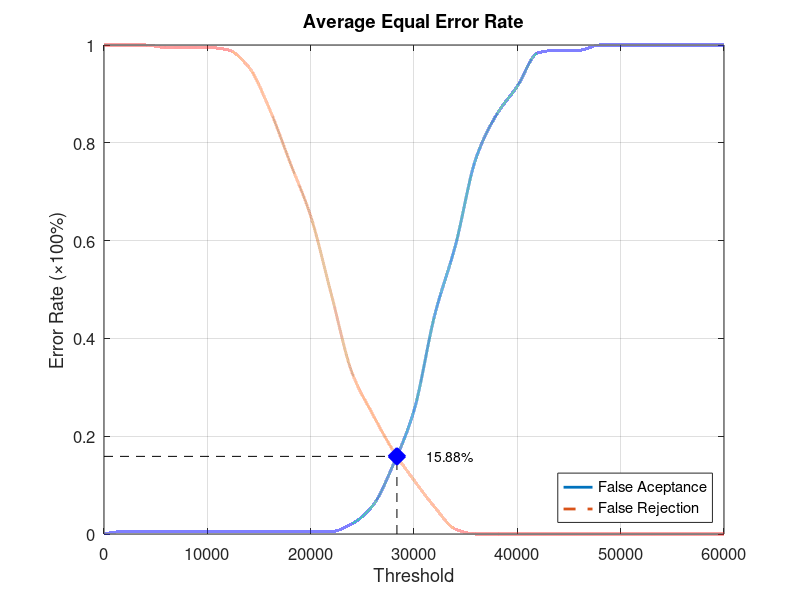
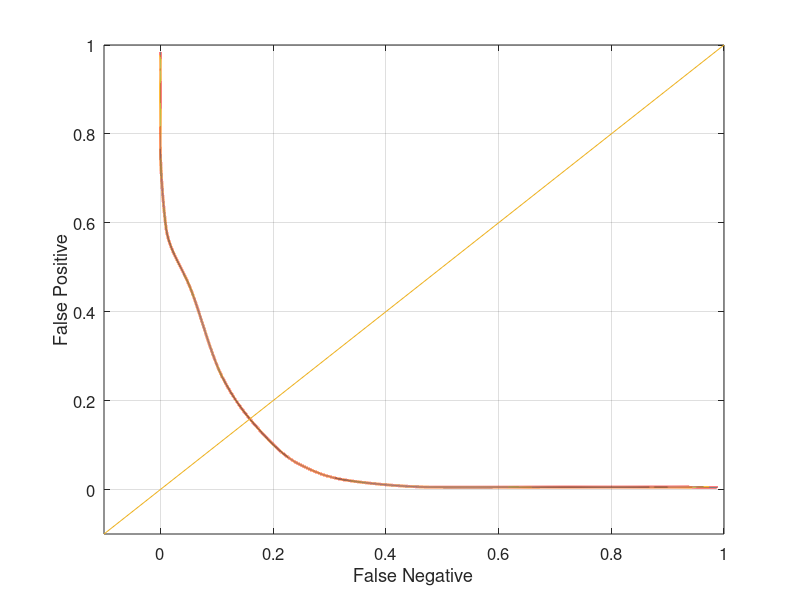

Source code (MATLAB) for these figures, in order:
function yEER = Database3_1
close all;
clear;
clc;
x = 0:2000:60000;
xq = 0:0.5:60000;

y0 = [0 0.00526316 0.00526316 0.00526316 0.00526316 0.00526316 0.00526316 0.00526316 0.00526316 0.00526316 0.00526316 0.00526316 0.0210526 0.0578947 0.142105 0.252632 0.447368 0.589474 0.768421 0.857895 0.915789 0.984211 0.989474 0.989474 1 1 1 1 1 1 1];
yy0 = interp1(x, y0, xq, 'pchip');
y1 = [1 1 1 0.995 0.995 0.995 0.99 0.955 0.87 0.76 0.65 0.49 0.33 0.245 0.17 0.11 0.055 0.01 0 0 0 0 0 0 0 0 0 0 0 0 0];
yy1 = interp1(x, y1, xq, 'pchip');

% Calculating EER: 
y2 = abs(y0 - y1);
find(y2 == min(y2))
yy2 = abs(yy0 - yy1);
xEER = find(yy2 == min(yy2));
xEERIndex = xq(xEER) % X-axis EER
yEER = yy0(xEER) % Y-axis EER

main = figure
plot(xq, yy0,'-','LineWidth', 2);	hold on
plot(xq, yy1,'--','LineWidth', 2);	hold on
plot([xEERIndex xEERIndex], [0 yEER], 'k--');	hold on
plot([0 xEERIndex], [yEER yEER], 'k--');	hold on
plot(xEERIndex, yEER, 'bx', 'LineWidth', 10);	hold on
text(xEERIndex + 10 * xEERIndex / 100, yEER, [num2str(round((10000 * yEER)) / 100) '%'])
legend('False Aceptance', 'False Rejection', 'Location', 'SouthEast')
xlabel('Threshold')
ylabel('Error Rate (\times100%)')
title('Average Equal Error Rate')
set(gca, 'FontSize', 12)
axis([0 60000 0 1])
grid on

print(main, 'Database3_1Main', '-dpng');
FNRxFPR = figure('Color', [1 1 1]);
plot(yy1, yy0, '-', yy1, yy0, 'LineWidth', 2);
hold on
y = -0.1:0.1:1
plot(y, y); 
set(gca, 'FontSize', 12)
xlabel('False Negative')
ylabel('False Positive')
axis([-0.1 1 -0.1 1])
set(gca, 'FontSize', 12)
grid on

print(FNRxFPR, 'Database3_1FNRxFPR','-dpng');
end
